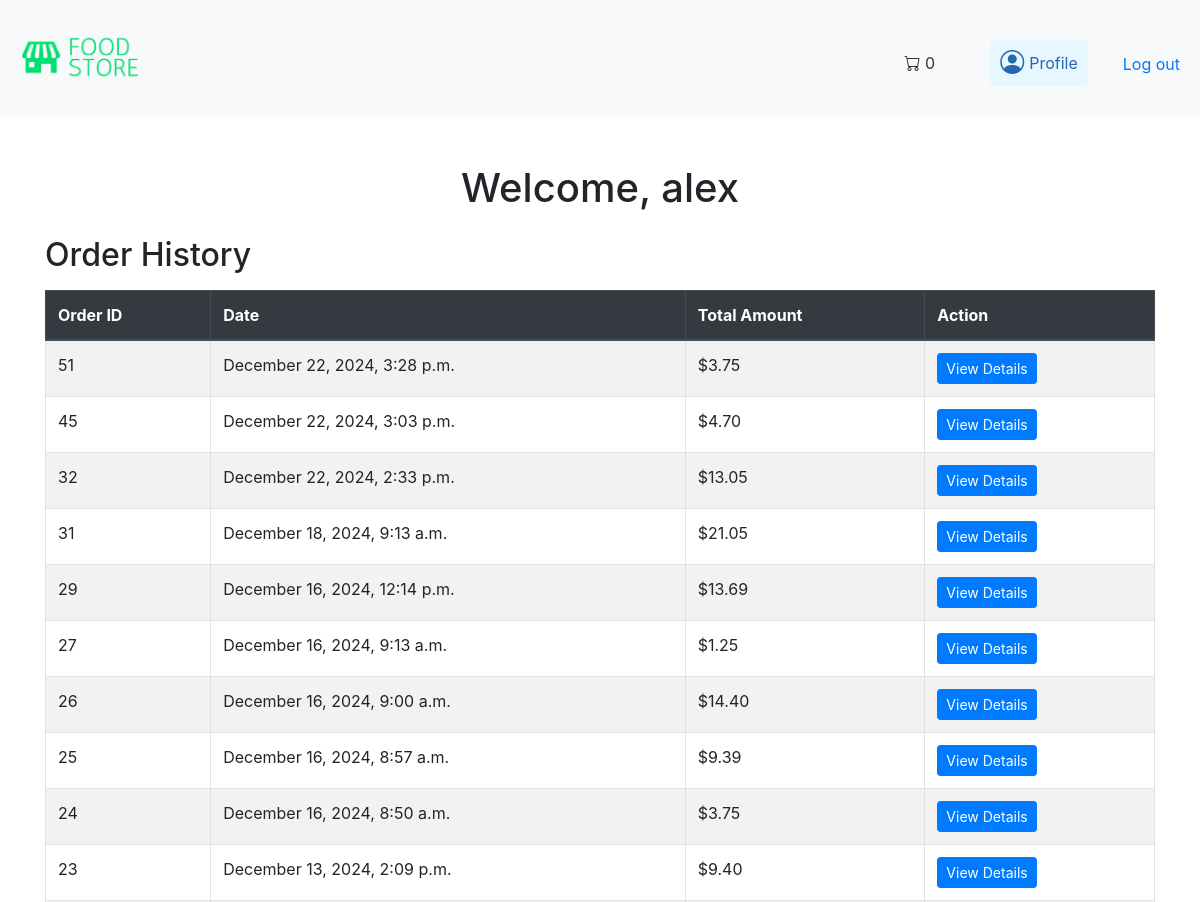
The page /profile/ (signed in, upper part) on the database as committed earlier.
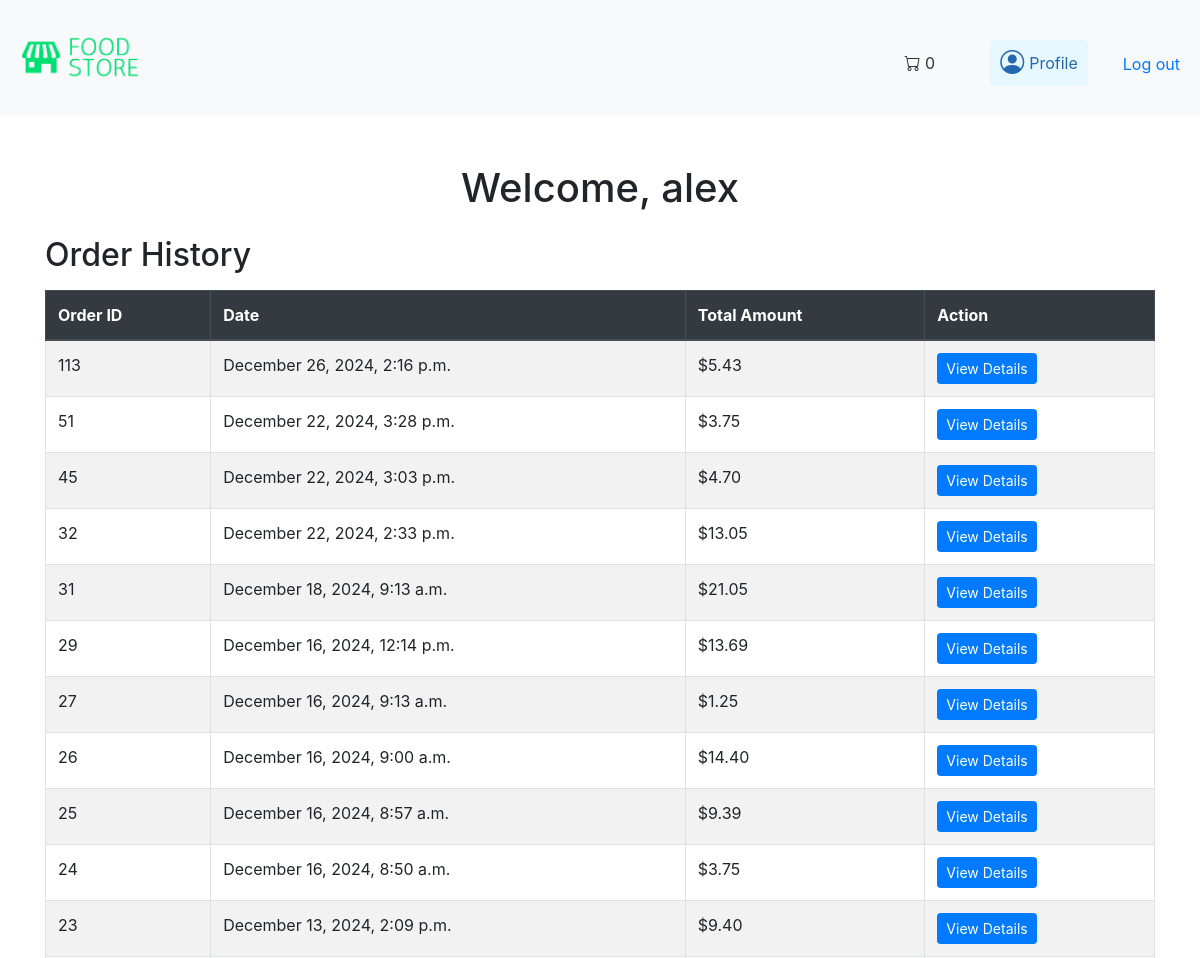
The same page on the database as committed later.
### products/models.py (models this page shows, shortened)
class Order(models.Model):
    user = models.ForeignKey(settings.AUTH_USER_MODEL, on_delete=models.CASCADE, null=True, blank=True)
    first_name = models.CharField(max_length=100)
    last_name = models.CharField(max_length=100)
    email = models.EmailField()
    phone = models.CharField(max_length=15)
    address = models.TextField()
    city = models.CharField(max_length=100)
    state = models.CharField(max_length=100)
    postal_code = models.CharField(max_length=20)
    payment_method = models.CharField(max_length=100)
    total_cost = models.DecimalField(max_digits=10, decimal_places=2)
    created_at = models.DateTimeField(auto_now_add=True)

### products/views.py (the view)
# urls.py: path('profile/', user_profile, name='user_profile'),
@login_required
def user_profile(request):
    user = request.user
    orders = Order.objects.filter(user=user).order_by('-created_at')  # Fetch user's orders
    return render(request, 'products/user_profile.html', {'user': user, 'orders': orders})

### products/context_processors.py (called while the page is built)
def cart_counter(request):
    cart = request.session.get("cart", {})
    cart_count = sum(cart.values())
    return {"cart_count": cart_count}

### products/templates/products/user_profile.html
{% extends "base.html" %}
{% block content %}
<div class="container mt-5">
    <h1 class="text-center">Welcome, {{ user.username }}</h1>
    <h2 class="mt-4">Order History</h2>
    {% if orders %}
        <table class="table table-bordered table-striped mt-3">
            <thead class="thead-dark">
                <tr>
                    <th>Order ID</th>
                    <th>Date</th>
                    <th>Total Amount</th>
                    <th>Action</th>
                </tr>
            </thead>
            <tbody>
                {% for order in orders %}
                <tr>
                    <td>{{ order.id }}</td>
                    <td>{{ order.created_at|date:"F j, Y, g:i a" }}</td>
                    <td>${{ order.total_cost }}</td>
                    <td>
                        <a href="{% url 'order_detail' order.id %}" class="btn btn-primary btn-sm">View Details</a>
                    </td>
                </tr>
                {% endfor %}
            </tbody>
        </table>
    {% else %}
        <p class="alert alert-info">You have no orders yet.</p>
    {% endif %}
</div>
{% endblock %}

Rows that differ between the two databases and show on the page:
now on this page (row edited): Order: id "113", created_at "December 26, 2024, 2:16 p.m.", total_cost "5.43"
